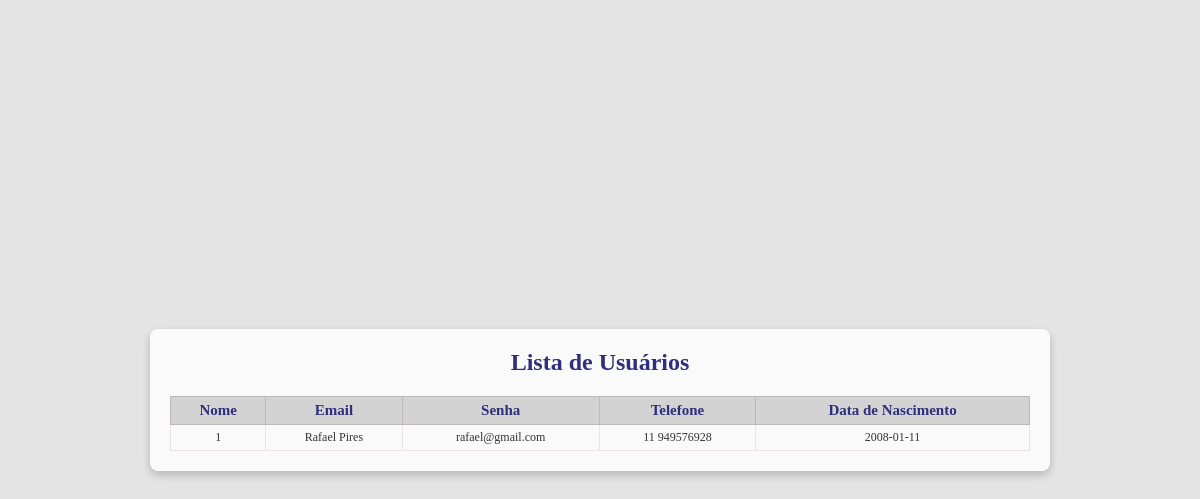
The app's page /lista, older data.
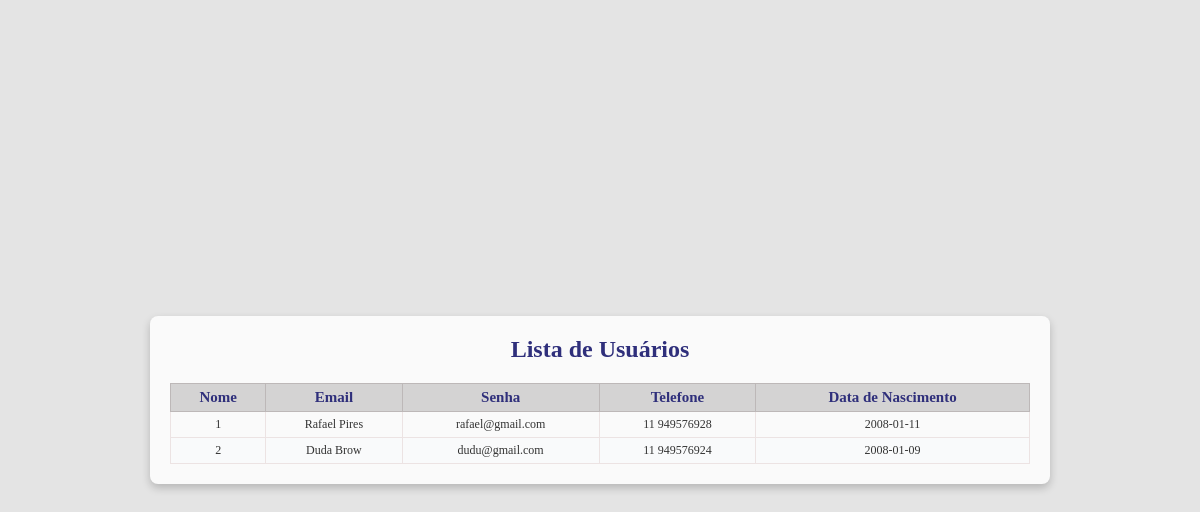
The same page, newer data.
### ddd-main/ddd-main/projeto_21_12 - Copia/models/PessoaM.py (models this page shows, shortened)
class Person(db.Model):
    __tablename__ = 'Person'
    id_person = db.Column(db.Integer, primary_key=True, autoincrement=True)
    name = db.Column(db.String(100), nullable=False)
    email = db.Column(db.String(150), nullable=False)
    password = db.Column(db.String(50), nullable=False)
    access_level = db.Column(db.String(90), nullable=False)
    telefone = db.Column(db.String(50), nullable=False)
    register_date = db.Column(db.String(50), nullable=False)
    orders = db.relationship('Orders', back_populates='person', lazy=True)

### ddd-main/ddd-main/projeto_21_12 - Copia/controllers/listagemC.py (the view)
@lista_controller.route('/lista')
def listagem():
    lista_repository = PersonRepository()
    cadastros = lista_repository.get_all_persons()
    return render_template('listagem.html', cadastros=cadastros)

### ddd-main/ddd-main/projeto_21_12 - Copia/DAO/PessoaDAO.py (called while the page is built)
    @staticmethod
    def get_all_persons():
        return Person.query.all()

### ddd-main/ddd-main/projeto_21_12 - Copia/repository/repository_pessoa.py (called while the page is built)
    def get_all_persons(self):
        return self.person_dao.get_all_persons()

### ddd-main/ddd-main/projeto_21_12 - Copia/templates/listagem.html (shortened to what this page needs)
<html lang="pt-BR">
<head>
    <link rel="stylesheet" href="{{ url_for('static', filename='listagem.css') }}">
    <link rel="stylesheet" href="https://cdnjs.cloudflare.com/ajax/libs/font-awesome/6.6.0/css/all.min.css"
 />
</head>
<body>
    <div class="container">
        <div class="table-section">
            <h2>Lista de Usuários</h2>
            <table>
                <thead>
                    <tr>
                        <th>Nome</th>
                        <th>Email</th>
                        <th>Senha</th>
                        <th>Telefone</th>
                        <th>Data de Nascimento</th>
                    </tr>
                </thead>
                <tbody id="itemList">
                    {% for usuario in cadastros %}
                    <tr>
                        <td><center>{{ usuario.id_person }}</center></td>
                        <td><center>{{ usuario.name }}</center></td>
                        <td><center>{{ usuario.email }}</center></td>
                        <td><center>{{ usuario.telefone }}</center></td>
                        <td><center>{{ usuario.register_date }}</center></td>
                    </tr>
                    {% endfor %}
                </tbody>
            </table>
        </div>
    </div>
</body>

Row changes from the older to the newer data that the page shows:
added Person: id_person "2", name "Duda Brow", email "dudu@gmail.com", telefone "11 949576924", register_date "2008-01-09"
